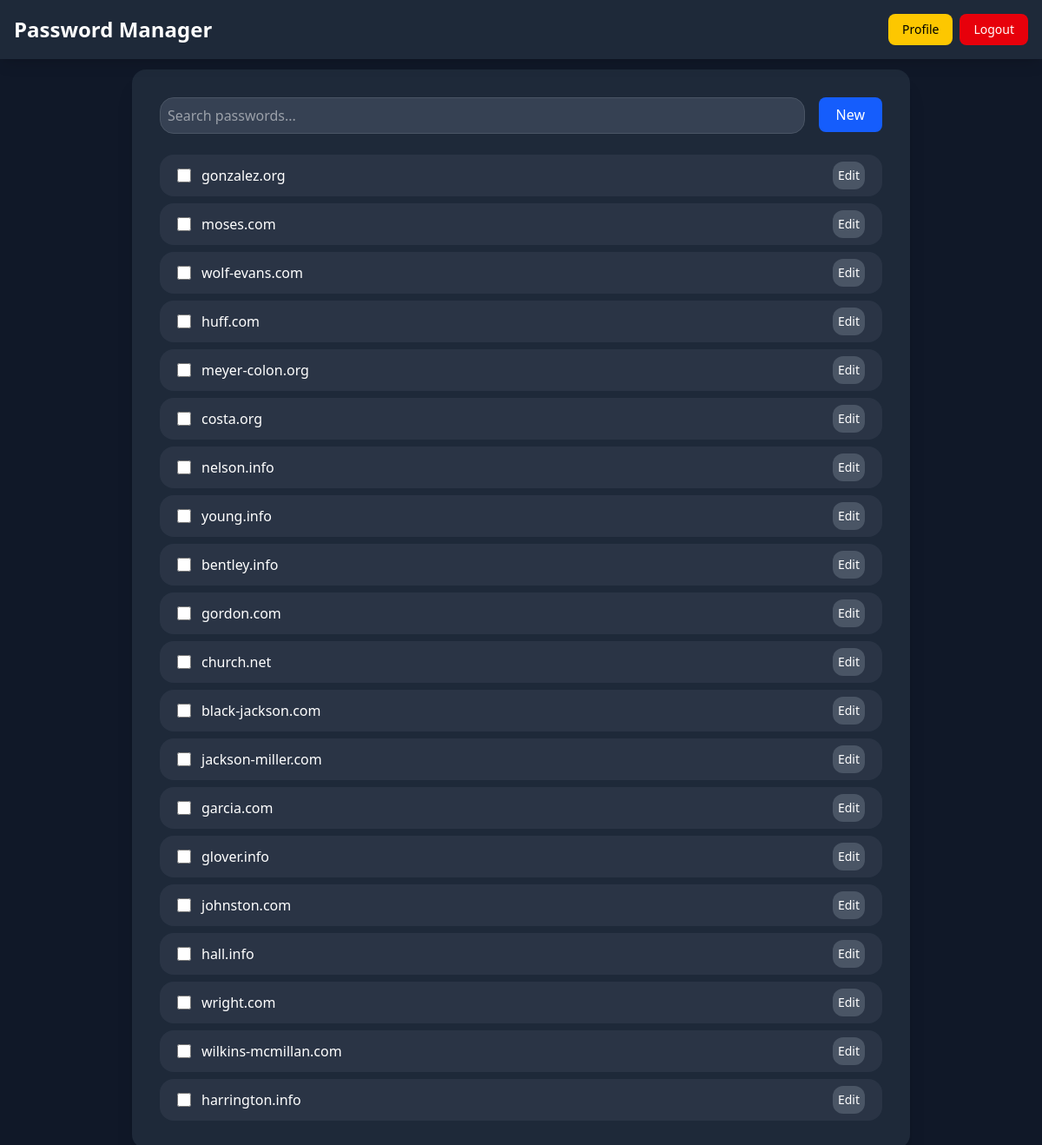
The app's page /home (signed in) with its own data.
### app/models/passwords.py (models this page shows)
class Passwords(db.Model):
    __tablename__ = "passwords"
    id: Mapped[int] = mapped_column(Integer, primary_key=True)
    url: Mapped[str] = mapped_column(String(200), nullable=False)
    login: Mapped[str] = mapped_column(String(100), nullable=False)  # логин от сайта
    password: Mapped[str] = mapped_column(String(200), nullable=False)  # сам пароль
    description: Mapped[str | None] = mapped_column(
        String(255), nullable=True
    )  # описание
    site: Mapped[str] = mapped_column(String(50), nullable=False)
    user_id: Mapped[int] = mapped_column(ForeignKey("user.id"), nullable=False)
    user: Mapped[User] = relationship(back_populates="passwords")

### app/routes/home.py (the view)
@home.route("/home", methods=["GET", "POST"])
@login_required
def index():
    add_form = AddPasswordForm()
    delete_form = DeletePasswordForm()
    token = session.get(f"token_from_password_{current_user.id}")
    if add_form.submit_add.data and add_form.validate_on_submit():
        return redirect(url_for("home.create_password"))
    if not token:
        flash("Session token not found. Please log in again.", "error")
        return redirect(url_for("auth.login"))
    passwords = get_cached_decrypted_passwords(current_user, token)
    return render_template(
        "home/home.html",
        add_form=add_form,
        delete_form=delete_form,
        passwords=passwords,
    )

### app/forms.py
class AddPasswordForm(FlaskForm):
    submit_add = SubmitField("New")

class DeletePasswordForm(FlaskForm):
    submit_delete = SubmitField("Delete Selected")

### app/models/user.py (called while the page is built)
@login_manager.user_loader
def load_user(user_id):
    return User.query.get(int(user_id))

### app/routes/home.py (called while the page is built)
def get_cached_decrypted_passwords(user, token, timeout=300):
    cache_key = f"decrypted_passwords_{user.id}"
    passwords = cache.get(cache_key)
    if passwords is None:
        db_passwords = user.passwords
        passwords = []
        for p in db_passwords:
            passwords.append(
                {
                    "id": p.id,
                    "url": p.url,
                    "site": p.site,
                    "login": decrypt_data(p.login, token),
                    "password": decrypt_data(p.password, token),
                    "description": p.description,
                }
            )
        cache.set(cache_key, passwords, timeout=timeout)
    return passwords

### app/utils/cpypto_utils.py (called while the page is built)
def decrypt_data(encrypted_data: str, key: str) -> str:
    try:
        f = Fernet(key)
        return f.decrypt(encrypted_data.encode()).decode()
    except (InvalidToken, Exception):
        return "[decryption error]"

### app/templates/home/home.html (shortened to what this page needs)
{% extends 'main/base.html' %} {% block content %}
<div class="bg-gray-900 flex flex-1 justify-center pt-20 py-6">
  <div class="bg-gray-800 p-8 rounded-2xl shadow-xl  w-4xl flex flex-col">
    <div class="flex flex-col sm:flex-row gap-4 mb-6">
      <input type="text" id="search" placeholder="Search passwords..."
        class="flex-grow p-2 bg-gray-700 border border-gray-600 rounded-2xl text-white focus:outline-none focus:ring-2 focus:ring-blue-500"
        autocomplete="off" />
      <form method="POST">
        {{ add_form.hidden_tag() }} {{ add_form.submit_add(class="p-2 px-5
        bg-blue-600 hover:bg-blue-700 text-white rounded-lg transition
        duration-200 w-full sm:w-auto") }}
      </form>
    </div>
    <div id="passwords-list" class="flex flex-col gap-2 overflow-y-auto">
      {% for item in passwords %} {% include 'home/password_item.html' %} {%
      endfor %}
    </div>
  </div>
</div>
{% endblock %}

### app/templates/home/password_item.html (shortened to what this page needs)
<div
  class="bg-gray-700/50 rounded-2xl cursor-pointer hover:bg-gray-600/50 transition duration-200"
>
  <div class="flex items-center py-2 px-5 password-entry">
    <input
      type="checkbox"
      name="password-group"
      data-id="{{ item.id }}"
      class="mr-3 h-4 w-4 text-blue-500 bg-gray-600 border-gray-500 rounded focus:ring-blue-500 password-checkbox"
    />
    <span class="flex-grow text-white font-medium break-all">{{ item.site }}</span>
    <button
      class="p-1.5 bg-gray-600 text-fold block hover:bg-gray-500 text-white rounded-xl text-sm transition duration-200 edit-btn"
    >
      Edit
    </button>
  </div>
</div>

### records on screen
Passwords: site "gonzalez.org"
Passwords: site "moses.com"
Passwords: site "wolf-evans.com"
Passwords: site "huff.com"
Passwords: site "meyer-colon.org"
Passwords: site "costa.org"
Passwords: site "nelson.info"
Passwords: site "young.info"
Passwords: site "bentley.info"
Passwords: site "gordon.com"
Passwords: site "church.net"
Passwords: site "black-jackson.com"
Passwords: site "jackson-miller.com"
Passwords: site "garcia.com"
Passwords: site "glover.info"
Passwords: site "johnston.com"
Passwords: site "hall.info"
Passwords: site "wright.com"
Passwords: site "wilkins-mcmillan.com"
Passwords: site "harrington.info"
